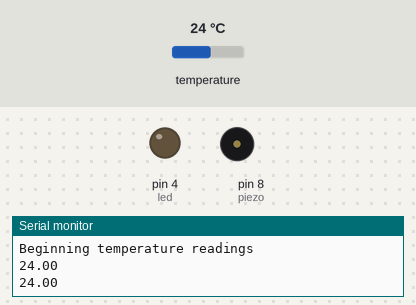
A sketch run on a simulated Arduino Uno, built with avr-gcc and run on an emulated ATmega328P. On the bench: output pins drawn as LEDs (lit = HIGH), buzzer (waves = sounding), the last lines printed to the serial monitor. The test bench sets the inputs (shaded band); at power-on: temperature 24 °C.

Above: at 3.8 s.
3.9 s: temperature set to 29.5 °C
7.0 s: temperature set to 30.7 °C
At 8.2 s:
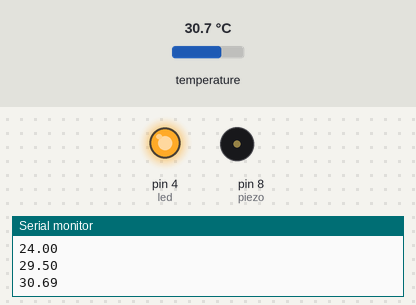
10.1 s: temperature set to 36.9 °C
13.3 s: temperature set to 38.2 °C
At 15.5 s:
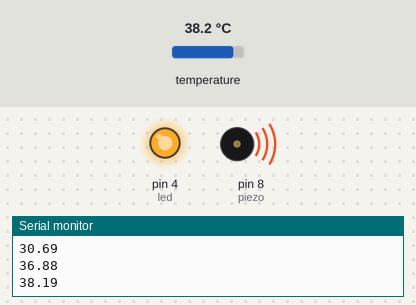
16.4 s: temperature set to 12 °C
At 17.2 s:
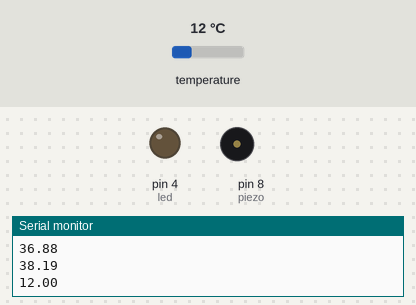
19.5 s: temperature set to 33 °C
At 21.7 s:
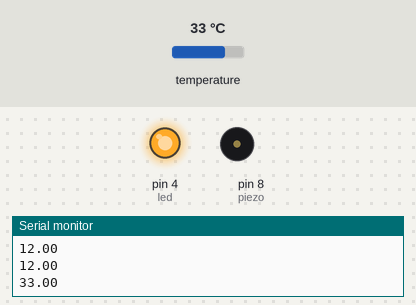
Timing chart, 0 to 23.2 s (numbered marks = the images above; inputs shaded):
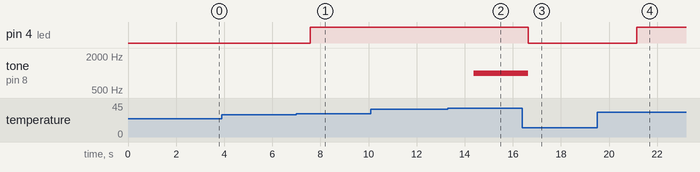

Measured:
- the behaviour switches between 30 and 30.1 °C on temperature (found by bisection; images 0 and 1)
- the behaviour switches between 37.5 and 37.6 °C on temperature (found by bisection; images 1 and 2)
- after the input at 7.0 s, pin 4 (led): LOW → HIGH after 0.57 s
- after the input at 13.3 s, tone on pin 8 (piezo): silent → 1000 Hz after 1.1 s
- after the input at 16.4 s, pin 4 (led): HIGH → LOW after 0.23 s; tone on pin 8 (piezo): 1000 Hz → silent after 0.23 s
- after the input at 19.5 s, pin 4 (led): LOW → HIGH after 1.7 s

The sketch:

V1_local_sensor.ino
```cpp
#include <OneWire.h>
#include <DallasTemperature.h> // both libraries needed for tge sensor

#define OneWireBus 7
// The arduino digital pin connecting to the data output of the sensor
OneWire oneWire(OneWireBus);
DallasTemperature sensors(&oneWire);

const int led = 4;
const int piezo = 8;

//Temperature threshold needed to activate output devices
float ledThreshold = 30.0;
float piezoThreshold = 37.5;

void setup() {
  Serial.begin(9600);
  Serial.println("Beginning temperature readings");

  sensors.begin();

  pinMode(led,OUTPUT);
  pinMode(piezo,OUTPUT);

}

void loop() {
  sensors.requestTemperatures();

  float tempC=sensors.getTempCByIndex(0);// Temperature from sensor

  if (tempC == DEVICE_DISCONNECTED_C){ // if sensor not connected
    Serial.println("Sensor disconnected");

    digitalWrite(led, LOW);
    noTone(piezo);

    delay(1000);
    return;
    }

  if (tempC > ledThreshold) {
    digitalWrite(led, HIGH);
  } else {
    digitalWrite(led, LOW);
  }

  if (tempC > piezoThreshold) {
    tone(piezo, 1000);
  } else {
    noTone(piezo);
  }

  Serial.println(tempC);

  delay(1500);
}
```
